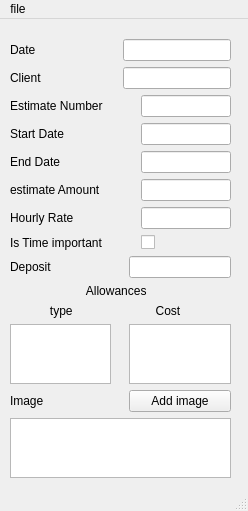
<?xml version="1.0" encoding="UTF-8"?>
<ui version="4.0">
 <class>MainWindow</class>
 <widget class="QMainWindow" name="MainWindow">
  <property name="geometry">
   <rect>
    <x>0</x>
    <y>0</y>
    <width>248</width>
    <height>511</height>
   </rect>
  </property>
  <property name="windowTitle">
   <string>MainWindow</string>
  </property>
  <widget class="QWidget" name="centralwidget">
   <widget class="QWidget" name="layoutWidget">
    <property name="geometry">
     <rect>
      <x>10</x>
      <y>20</y>
      <width>221</width>
      <height>439</height>
     </rect>
    </property>
    <layout class="QGridLayout" name="gridLayout">
     <item row="10" column="0">
      <widget class="QLabel" name="label_4">
       <property name="text">
        <string>            type</string>
       </property>
      </widget>
     </item>
     <item row="8" column="0">
      <widget class="QLabel" name="label_10">
       <property name="text">
        <string>Deposit</string>
       </property>
       <property name="buddy">
        <cstring>lineEdit_8</cstring>
       </property>
      </widget>
     </item>
     <item row="10" column="3" colspan="3">
      <widget class="QLabel" name="label_12">
       <property name="text">
        <string>        Cost</string>
       </property>
      </widget>
     </item>
     <item row="8" column="3" colspan="3">
      <widget class="QLineEdit" name="lineEdit_8"/>
     </item>
     <item row="5" column="5">
      <widget class="QLineEdit" name="lineEdit_6"/>
     </item>
     <item row="1" column="0" colspan="2">
      <widget class="QLabel" name="label_2">
       <property name="text">
        <string>Client</string>
       </property>
       <property name="buddy">
        <cstring>lineEdit_2</cstring>
       </property>
      </widget>
     </item>
     <item row="2" column="5">
      <widget class="QLineEdit" name="lineEdit_3"/>
     </item>
     <item row="12" column="0">
      <widget class="QLabel" name="label_11">
       <property name="text">
        <string>Image</string>
       </property>
       <property name="buddy">
        <cstring>pushButton_2</cstring>
       </property>
      </widget>
     </item>
     <item row="6" column="5">
      <widget class="QLineEdit" name="lineEdit_7"/>
     </item>
     <item row="12" column="3" colspan="3">
      <widget class="QPushButton" name="pushButton_2">
       <property name="text">
        <string>Add image</string>
       </property>
      </widget>
     </item>
     <item row="5" column="0" colspan="5">
      <widget class="QLabel" name="label_7">
       <property name="text">
        <string>estimate Amount</string>
       </property>
       <property name="buddy">
        <cstring>lineEdit_6</cstring>
       </property>
      </widget>
     </item>
     <item row="1" column="2" colspan="4">
      <widget class="QLineEdit" name="lineEdit_2"/>
     </item>
     <item row="9" column="0" colspan="6">
      <widget class="QLabel" name="label_13">
       <property name="text">
        <string>                       Allowances</string>
       </property>
      </widget>
     </item>
     <item row="4" column="5">
      <widget class="QLineEdit" name="lineEdit_5"/>
     </item>
     <item row="7" column="5">
      <widget class="QCheckBox" name="checkBox">
       <property name="text">
        <string/>
       </property>
      </widget>
     </item>
     <item row="13" column="0" colspan="6">
      <widget class="QTextEdit" name="textEdit_3"/>
     </item>
     <item row="11" column="3" colspan="3">
      <widget class="QTextEdit" name="textEdit_2"/>
     </item>
     <item row="11" column="0">
      <widget class="QTextEdit" name="textEdit"/>
     </item>
     <item row="3" column="0" colspan="3">
      <widget class="QLabel" name="label_5">
       <property name="text">
        <string>Start Date</string>
       </property>
       <property name="buddy">
        <cstring>lineEdit_4</cstring>
       </property>
      </widget>
     </item>
     <item row="2" column="0" colspan="5">
      <widget class="QLabel" name="label_3">
       <property name="text">
        <string>Estimate Number</string>
       </property>
       <property name="buddy">
        <cstring>lineEdit_3</cstring>
       </property>
      </widget>
     </item>
     <item row="6" column="0" colspan="4">
      <widget class="QLabel" name="label_8">
       <property name="text">
        <string>Hourly Rate</string>
       </property>
       <property name="buddy">
        <cstring>lineEdit_7</cstring>
       </property>
      </widget>
     </item>
     <item row="0" column="2" colspan="4">
      <widget class="QLineEdit" name="lineEdit"/>
     </item>
     <item row="4" column="0" colspan="3">
      <widget class="QLabel" name="label_6">
       <property name="text">
        <string>End Date</string>
       </property>
       <property name="buddy">
        <cstring>lineEdit_5</cstring>
       </property>
      </widget>
     </item>
     <item row="3" column="5">
      <widget class="QLineEdit" name="lineEdit_4"/>
     </item>
     <item row="0" column="0">
      <widget class="QLabel" name="label">
       <property name="text">
        <string>Date</string>
       </property>
       <property name="buddy">
        <cstring>lineEdit</cstring>
       </property>
      </widget>
     </item>
     <item row="7" column="0" colspan="5">
      <widget class="QLabel" name="label_9">
       <property name="text">
        <string>Is Time important</string>
       </property>
       <property name="buddy">
        <cstring>checkBox</cstring>
       </property>
      </widget>
     </item>
    </layout>
   </widget>
  </widget>
  <widget class="QMenuBar" name="menubar">
   <property name="geometry">
    <rect>
     <x>0</x>
     <y>0</y>
     <width>248</width>
     <height>22</height>
    </rect>
   </property>
   <widget class="QMenu" name="menuDocument_Maker">
    <property name="title">
     <string>file</string>
    </property>
    <addaction name="actionExport"/>
    <addaction name="actionSettings"/>
   </widget>
   <addaction name="menuDocument_Maker"/>
  </widget>
  <widget class="QStatusBar" name="statusbar"/>
  <action name="actionExport">
   <property name="text">
    <string>Export</string>
   </property>
  </action>
  <action name="actionSettings">
   <property name="text">
    <string>Settings</string>
   </property>
  </action>
 </widget>
 <tabstops>
  <tabstop>lineEdit</tabstop>
  <tabstop>lineEdit_2</tabstop>
  <tabstop>lineEdit_3</tabstop>
  <tabstop>lineEdit_4</tabstop>
  <tabstop>lineEdit_5</tabstop>
  <tabstop>lineEdit_6</tabstop>
  <tabstop>lineEdit_7</tabstop>
  <tabstop>checkBox</tabstop>
  <tabstop>lineEdit_8</tabstop>
  <tabstop>textEdit</tabstop>
  <tabstop>textEdit_2</tabstop>
  <tabstop>pushButton_2</tabstop>
  <tabstop>textEdit_3</tabstop>
 </tabstops>
 <resources/>
 <connections/>
</ui>
